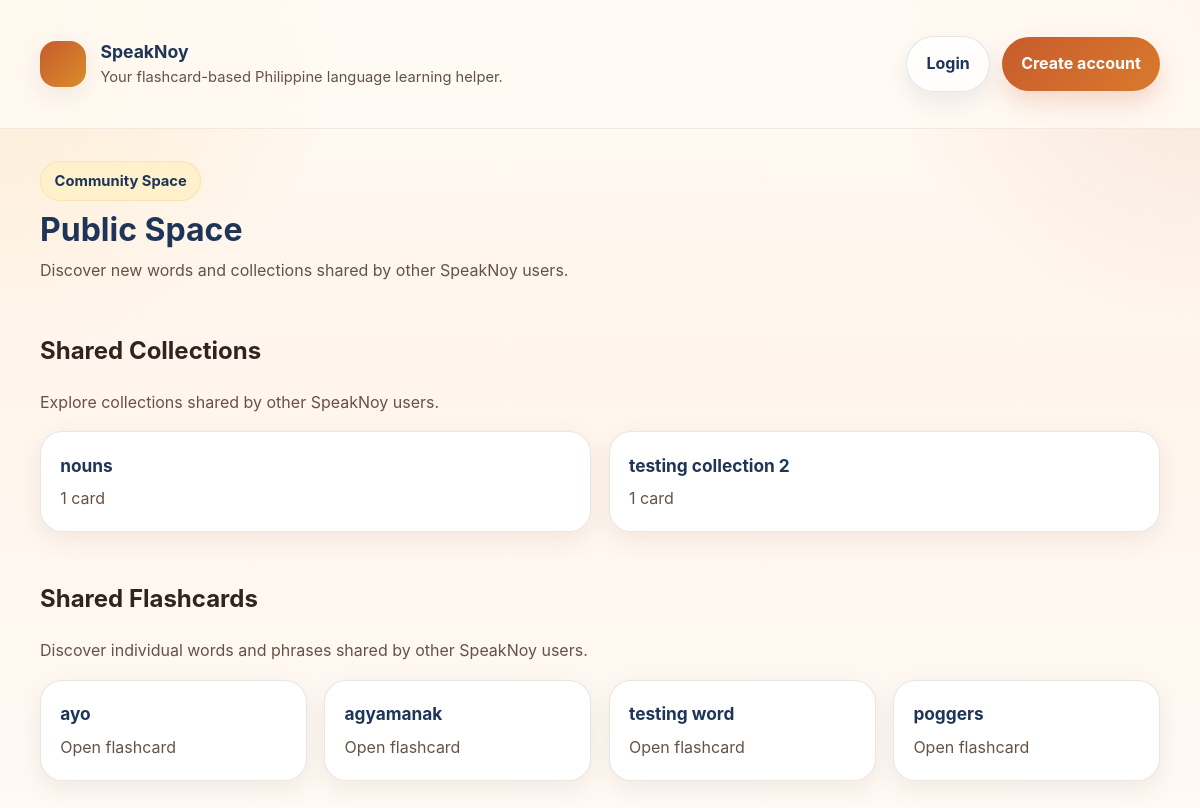
Screenshot of /SpeakNoy/publicspace/ with the database file from the repository.
### SpeakNoy/models.py (models this page shows, shortened)
class FlashcardCollection(models.Model):
    name = models.CharField(max_length=63)
    creator = models.ForeignKey(
        settings.AUTH_USER_MODEL,
        on_delete=models.CASCADE,
        null=True,
        blank=True
    )
    flashcards = models.ManyToManyField(
        Flashcard,
        blank=True,
        related_name='collections'
    )

class Flashcard(models.Model):
    is_public = models.BooleanField(default=False)
    PURPOSE_CHOICES = [
        ("Noun", "Noun"),
        ("Pronoun", "Pronoun"),
        ("Verb", "Verb"),
        ("Adjective", "Adjective"),
        ("Adverb", "Adverb"),
        ("Expression", "Expression"),
    ]
    DIALECT_CHOICES = [
        ("Cebuano", "Cebuano"),
        ("Ilocano", "Ilocano"),
    ]
    CARDTYPE_CHOICES = [
        ("Universal", "Universal"),
        ("Custom", "Custom")
    ]
    word = models.CharField(max_length=63)
    pronunciation = models.CharField(max_length=63)
    definition = models.TextField()
    purpose = models.CharField(
        max_length=20,
        choices=PURPOSE_CHOICES,
        default="Noun"
    )
    dialect = models.CharField(
        max_length=20,
        choices=DIALECT_CHOICES,
        default="Cebuano"
    )
    cardtype = models.CharField(
        max_length=9,
        choices=CARDTYPE_CHOICES,
        default="Custom"
    )
    creator = models.ForeignKey(
        settings.AUTH_USER_MODEL,
        on_delete=models.CASCADE,
        null=True,
        blank=True
    )

### SpeakNoy/views.py (the view)
# urls.py: path('publicspace/', publicspace_view, name='publicspace'),
def publicspace_view(request):
    publicspace, _ = PublicSpace.objects.get_or_create(name="Public Space")
    if publicspace:
        collections = publicspace.collections.all()
        flashcards = publicspace.flashcards.all()
    else:
        collections = []
        flashcards = []
    context = {
        "publicspace_collections": collections,
        "publicspace_cards": flashcards,
    }
    return render(request, "flashcards/publicspace.html", context)

### templates/flashcards/publicspace.html (shortened to what this page needs)
{% extends 'base.html' %}
{% load static %}
{% block content %}
    <div class="page-header">
        <div class="page-header-main">
            <span class="badge badge-soft">Community Space</span>
            <h1 style="margin-top: 0.65rem;">Public Space</h1>
            <p style="margin-top: 0.6rem;">Discover new words and collections shared by other SpeakNoy users.</p>
        </div>
    </div>
    <section class="section-block">
        <div class="section-intro">
            <div>
                <h2>Shared Collections</h2>
                <p>Explore collections shared by other SpeakNoy users.</p>
            </div>
        </div>
        <div class="review-cards">
            {% for collection in publicspace_collections %}
                <div class="review-card">
                    <a href="{% url 'SpeakNoy:collection' collection.pk %}">
                        <h3>{{ collection.name }}</h3>
                        <p>{{ collection.flashcards.count }} card{{ collection.flashcards.count|pluralize }}</p>
                    </a>
                </div>
            {% empty %}
                <div class="empty-state">
                    <h3>No collections yet</h3>
                    <p>Try sharing your own collections so that other SpeakNoy users can discover yours.</p>
                </div>
            {% endfor %}
        </div>
    </section>
    <section class="section-block">
        <div class="section-intro">
            <div>
                <h2>Shared Flashcards</h2>
                <p>Discover individual words and phrases shared by other SpeakNoy users.</p>
            </div>
        </div>
        <div class="review-cards">
            {% for card in publicspace_cards %}
                <div class="review-card">
                    <a href="{% url 'SpeakNoy:card' card.pk %}">
                        <h3>{{ card.word }}</h3>
                        <p>Open flashcard</p>
                    </a>
                </div>
            {% empty %}
                <div class="empty-state">
                    <h3>No flashcards yet</h3>
                    <p>Try sharing your own flashcards so that other SpeakNoy users can discover yours.</p>
                </div>
            {% endfor %}
        </div>
    </section>
{% endblock %}

### static/flashcards/style.css (style rules this page uses)
:root { --bg: #fffaf3; --bg-soft: #fff4e6; --surface: rgba(255, 255, 255, 0.92); --surface-strong: #ffffff; --surface-muted: #f8efe3; --text: #2f241f; --text-soft: #655247; --heading: #1e3557; --primary: #c75b2d; --primary-dark: #a74620; --primary-soft: #f7dcc9; --accent: #f1b24a; --accent-soft: #fff1cc; --success: #2c7a62; --danger: #b64733; --border: rgba(76, 49, 33, 0.12); --shadow-sm: 0 8px 24px rgba(71, 42, 22, 0.08); --shadow-md: 0 18px 50px rgba(71, 42, 22, 0.12); --shadow-lg: 0 24px 70px rgba(49, 30, 18, 0.16); --radius-sm: 12px; --radius-md: 18px; --radius-lg: 26px; --max-width: 1120px; --transition: 180ms ease; }
* { box-sizing: border-box; }
html { scroll-behavior: smooth; }
body { margin: 0; min-height: 100vh; font-family: "Inter", "Segoe UI", Roboto, Arial, sans-serif; color: var(--text); background: radial-gradient(circle at top left, rgba(241, 178, 74, 0.20), transparent 24%), radial-gradient(circle at top right, rgba(199, 91, 45, 0.14), transparent 22%), linear-gradient(180deg, #fffaf3 0%, #fff5ec 44%, #fffaf5 100%); line-height: 1.6; }
a { color: inherit; text-decoration: none; }
.page-header { display: flex; justify-content: space-between; gap: 1.5rem; align-items: flex-start; margin-bottom: 1.5rem; flex-wrap: wrap; }
.page-header h1, .review-header h1, .modal-content h1, .modal-content h2, .modal-content h3, .form-card h1, .hero-card h1, .hero-card h2, .auth-intro h1 { margin: 0; color: var(--heading); line-height: 1.15; }
.page-header p, .review-header p, .hero-card p, .form-card p, .empty-state p, .auth-intro p, .section-intro p, .card-meta, .helper-text { margin: 0; color: var(--text-soft); }
.page-header-main { max-width: 760px; }
.chip, .status-pill, .badge { display: inline-flex; align-items: center; gap: 0.35rem; padding: 0.45rem 0.85rem; border-radius: 999px; background: var(--bg-soft); border: 1px solid rgba(199, 91, 45, 0.16); color: var(--heading); font-weight: 700; font-size: 0.92rem; }
.badge-soft { background: var(--accent-soft); border-color: rgba(241, 178, 74, 0.22); }
.section-block { margin-top: 1.75rem; }
.section-intro { display: flex; justify-content: space-between; gap: 1rem; align-items: end; margin-bottom: 1rem; flex-wrap: wrap; }
.review-cards { display: grid; grid-template-columns: repeat(auto-fit, minmax(220px, 1fr)); gap: 1.1rem; margin-top: 1rem; }
.review-card { background: var(--surface-strong); border: 1px solid var(--border); border-radius: 22px; padding: 1.2rem; box-shadow: var(--shadow-sm); transition: transform var(--transition), box-shadow var(--transition), border-color var(--transition); height: 100%; }
.review-card a:first-child { display: block; }
.review-card h3 { margin: 0 0 0.45rem; color: var(--heading); font-size: 1.08rem; }
.review-card p { margin: 0; color: var(--text-soft); }

### rows the page displays
FlashcardCollection: name "nouns", flashcards.count "1"
FlashcardCollection: name "testing collection 2", flashcards.count "1"
Flashcard: word "ayo"
Flashcard: word "agyamanak"
Flashcard: word "testing word"
Flashcard: word "poggers"
